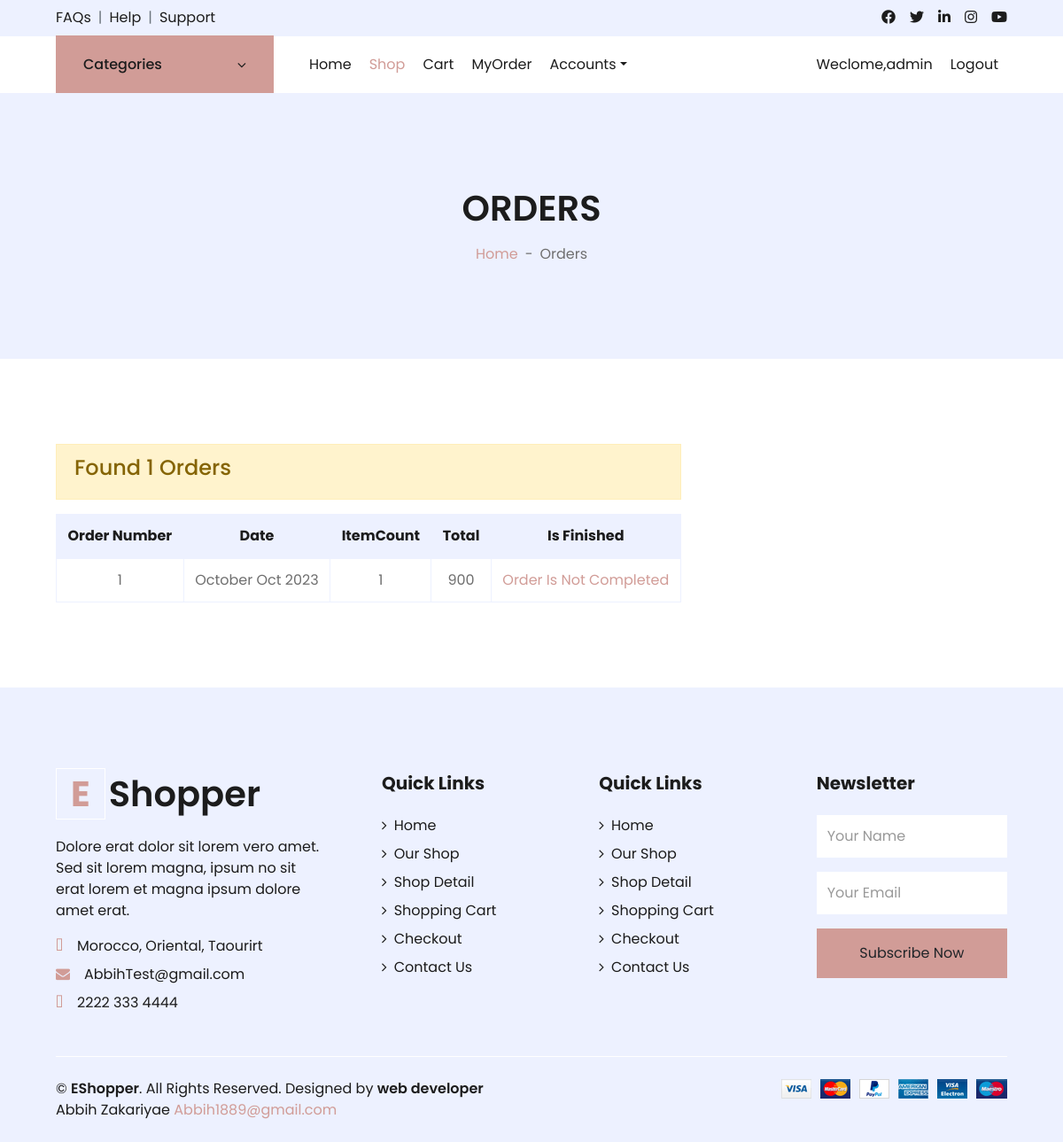
Screenshot of /Path_Order (signed in) with the database file from the repository.
### Order/models.py (models this page shows, shortened)
class Order(models.Model):
    user=models.ForeignKey(User,on_delete=models.CASCADE)
    start_date=models.DateTimeField(auto_now_add=True)
    orderd_date=models.DateTimeField()
    is_finished=models.BooleanField(default=False)
    total=0
    items_count=0

### Order/views.py (the view)
# urls.py: path("Path_Order",OrderApp.PageOrder,name="Path_Order")
    @login_required
    def PageOrder(request):
        Orderdetails=None
        order=None
        total=0
        if  request.user.is_authenticated and not request.user.is_anonymous:
                all_orders= Order.objects.filter(user=request.user)
                if all_orders:
                    for o in all_orders:
                        order=get_object_or_404(Order,id=o.id)
                        Orderdetails=OrderDetails.objects.all().filter(order=order)
                        total=0
                        for sub in Orderdetails:
                            if sub.product.DiscountPrice:
                                total+=sub.quantity * sub.product.DiscountPrice
                            else : total+=sub.quantity * sub.product.Price
                        o.total=total
                        o.items_count=Orderdetails.count
        return render(request,template_name="Shop/orders.html" ,  context={
           "all_orders":all_orders
        })

### Product/models.py (called while the page is built)
    def __str__(self) -> str:
        return self.Name

### Product/product_context_processor.py (called while the page is built)
def get_categorys(request):
    category=Categorys.objects.all()
    return {"category":category}

### templates/Shop/orders.html (shortened to what this page needs)
{%extends 'index.html'%}
{%load static%}
{%block content%}
    <div class="container-fluid bg-secondary mb-5">
        <div class="d-flex flex-column align-items-center justify-content-center" style="min-height: 300px">
            <h1 class="font-weight-semi-bold text-uppercase mb-3">Orders</h1>
            <div class="d-inline-flex">
                <p class="m-0"><a href="">Home</a></p>
                <p class="m-0 px-2">-</p>
                <p class="m-0">Orders</p>
            </div>
        </div>
    </div>
    <div class="container-fluid pt-5">
        <div class="row px-xl-5">
            <div class="col-lg-8 table-responsive mb-5">
                {%if not request.user.is_authenticated or request.user.is_anonymous%}
                    <div class="alert alert-success" role="alert">
                        <h4 class="alert-heading">You must be<a href="">Logged in</a></h4>
                    </div>
                {%elif all_orders%}
                        {% if all_orders.count > 0 %}
                        <div class="alert alert-warning" role="alert">
                            <h4 class="alert-heading">Found {{all_orders.count}} Orders</h4>
                        </div>
                        <table class="table table-bordered text-center mb-0">
                            <thead class="bg-secondary text-dark">
                                <tr>
                                    <th scope="col">Order Number</th>
                                    <th scope="col">Date</th>
                                    <th scope="col">ItemCount</th>
                                    <th scope="col">Total</th>
                                    <th scope="col">Is Finished</th>
                                </tr>
                            </thead>
                            <tbody class="align-middle">
                                {%for Order in all_orders %}
                                <tr>
                                    <td class="align-middle">{{Order.id}}</td>
                                    <td class="align-middle">{{Order.orderd_date|date:'F M Y'}}</td>
                                    <td class="align-middle">{{Order.items_count}}</td>
                                    <td class="align-middle">{{Order.total}}</td>
                                    {% if  Order.is_finished == True %}
                                        <td class="align-middle text-success">
                                            Order  Is Completed
                                        </td>
                                    {%else%}
                                        <td class="align-middle text-danger">
                                            <a href="{%url 'path_payment'%}">
                                                Order  Is Not Completed
                                            </a>
                                        </td>
                                    {%endif%}
                                </tr>
                                {%endfor%}
                            </tbody>
                        </table>
                        {%endif%}
                {%else%}
                    <div class="alert alert-success" role="alert">
                         <h4 class="alert-heading">No orders here<a href="{%url 'Path_Shop'%}">AllProduct</a></h4>
                    </div>
                {%endif%}
            </div>
        </div>
    </div>
{%endblock%}

### templates/include/nav.html (shortened to what this page needs)
<div class="container-fluid">
    <div class="row border-top px-xl-5">
        <div class="col-lg-3 d-none d-lg-block">
            <a class="btn shadow-none d-flex align-items-center justify-content-between bg-primary text-white w-100" data-toggle="collapse" href="#navbar-vertical" style="height: 65px; margin-top: -1px; padding: 0 30px;">
                <h6 class="m-0">Categories</h6>
                <i class="fa fa-angle-down text-dark"></i>
            </a>
        </div>
        <div class="col-lg-9">
            {%  if  request.user.is_authenticated and not request.user.is_anonymous%}
            <nav class="navbar navbar-expand-lg bg-light navbar-light py-3 py-lg-0 px-0">
                <div class="collapse navbar-collapse justify-content-between" id="navbarCollapse">
                    <div class="navbar-nav mr-auto py-0">
                        <a href="{%url 'Path_Home'%}" class="nav-item nav-link">Home</a>
                        <a href="{%url 'Path_Shop'%}" class="nav-item nav-link active">Shop</a>
                        <a href="{%url 'Path_Cart'%}" class="nav-item nav-link">Cart</a>
                        <a href="{% url 'Path_Order'%}" class="nav-item nav-link">MyOrder</a>
                        <div class="nav-item dropdown">
                            <a href="#" class="nav-link dropdown-toggle" data-toggle="dropdown">Accounts</a>
                        </div>
                    </div>
                    <div class="navbar-nav ml-auto py-0">
                        <a  href="#" class="nav-item nav-link">Weclome,{{user.username}}</a>
                        <a href="{%url 'Path_Logout'%}" class="nav-item nav-link">Logout</a>
                    </div>
                </div>
            </nav>
            {%endif%}
        </div>
    </div>
</div>

### rows the page displays
Order: id "1", orderd_date "October Oct 2023", items_count "1", total "900", is_finished "Order Is Not Completed"

### other values shown
{{ user.username }} "admin"
{{ all_orders.count }} "1"
